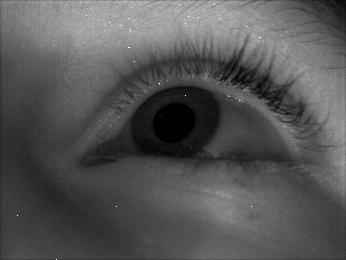
#> input picture dataset/sample/173_462_474_s_41171687.png, 346 x 260 px
$ python sample_demo.py
#> lines starting #> are read from the running program, lines starting #| are printed output that depends on the picture; after the words box and inside, x2 and y2 are one past the last pixel; in counts of white or black regions, pixels touching at a corner belong together
import cv2 as cv
import numpy as np
from natsort import natsorted
import glob
import os

WIDTH, HEIGHT = 346, 260

folder_path = './dataset/sample/'

raw_images = ['173_462_474_s_41171687.png',
            '174_462_474_s_41211687.png',
            '175_462_474_s_41251687.png',
            '176_462_474_s_41291686.png',
            '177_462_474_s_41331686.png',
            '178_462_474_s_41371686.png',
            '179_462_474_s_41411685.png',
            '180_462_474_s_41451685.png',
            '181_462_474_s_41491685.png',
            '182_462_474_s_41531684.png']

evt_images = natsorted(glob.glob(os.path.join(folder_path, 'ev_*.png')))

if __name__ == '__main__':
    out = cv.VideoWriter('./sample_demo.mp4', cv.VideoWriter_fourcc(*'mp4v'), 1, (WIDTH*2, HEIGHT))

    for i in range(len(evt_images)):
        frame = np.zeros((HEIGHT, WIDTH*2, 3), np.uint8)
        frame[:HEIGHT, :WIDTH, :3] = cv.imread(folder_path + raw_images[i])
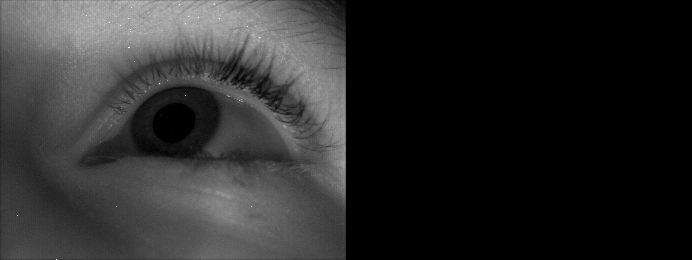
#> frame: shape (260, 692, 3); min 0, max 254, mean 42.7
        frame[:HEIGHT, WIDTH:WIDTH*2, :3] = cv.imread(evt_images[i])
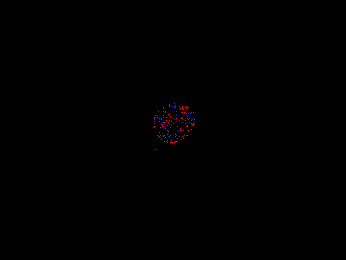
#> input picture dataset/sample/ev_sample1.png, 346 x 260 px
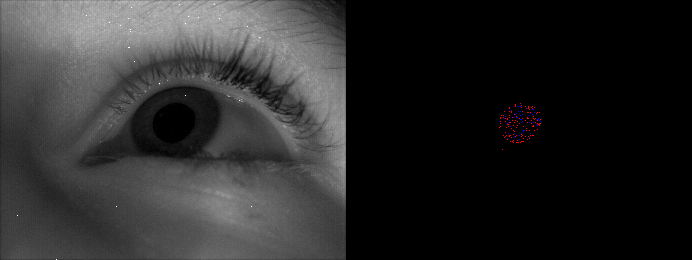
#> frame: shape (260, 692, 3); 0.1% of pixels changed, all inside (x1, y1, x2, y2) = (499, 103, 541, 150)

        out.write(frame)
        cv.imshow('Left:RawImage, Right:EventImage', frame)
        if cv.waitKey(600) & 0xFF == ord('q'):
#> (key q is pressed here)
            break
